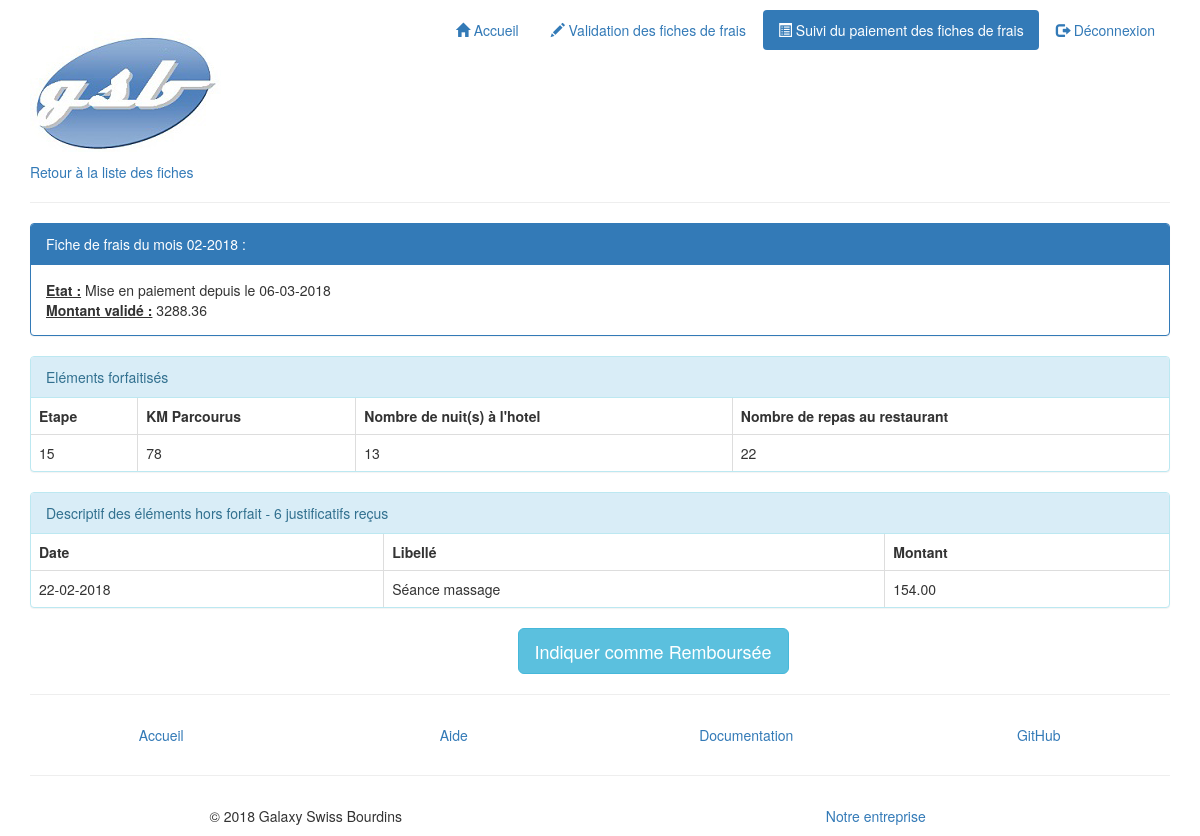
/index.php?uc=suivreFicheFrais&action=afficherFiche&idVisiteur=1&mois=201802 (signed in), run on an earlier commit of the app's database.
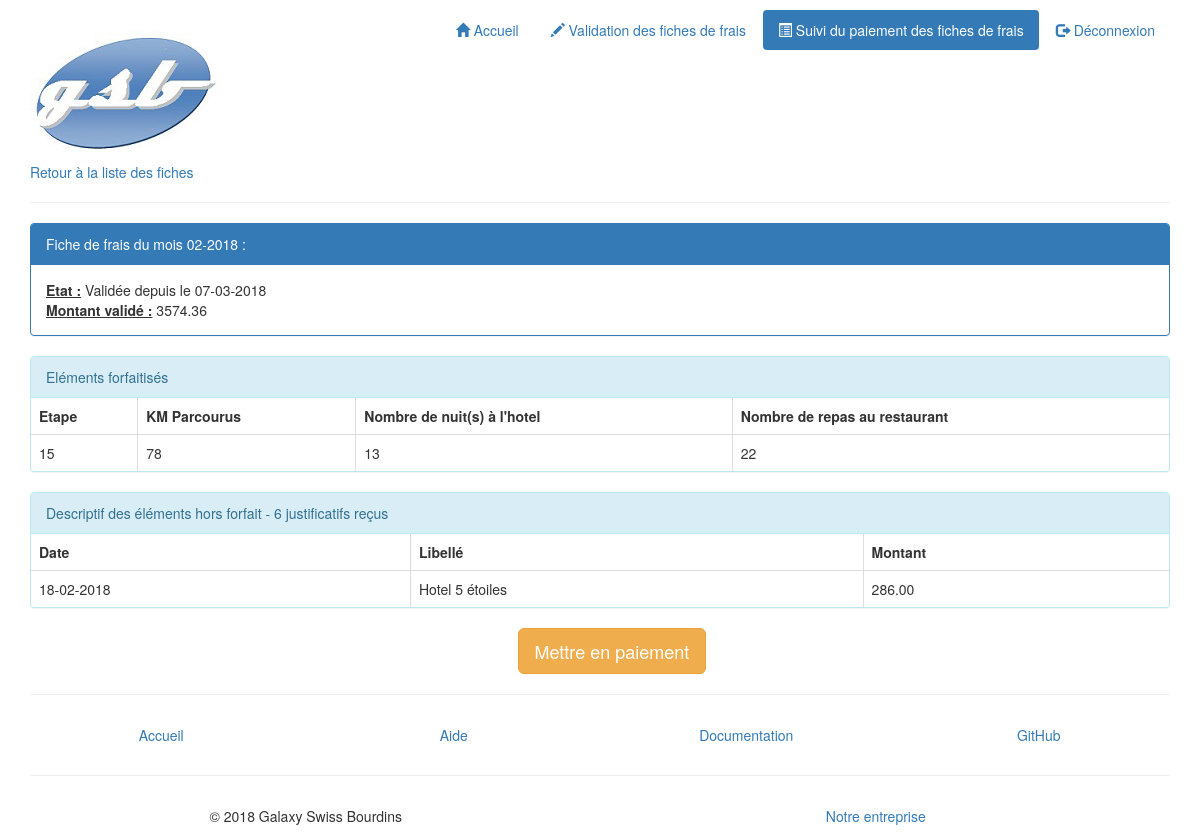
And on a later commit of the database.
### tables this page shows
CREATE TABLE IF NOT EXISTS `pageuser` (
  `id` int(11) NOT NULL AUTO_INCREMENT,
  `uc` varchar(40) DEFAULT NULL,
  `idtypeuser` int(11) DEFAULT NULL,
  `libelle` varchar(40) DEFAULT NULL,
  `icon` varchar(30) DEFAULT NULL,
  PRIMARY KEY (`id`),
  KEY `idtypeuser` (`idtypeuser`)
);

CREATE TABLE IF NOT EXISTS `fichefrais` (
  `iduser` int(11) NOT NULL,
  `mois` char(6) NOT NULL,
  `nbjustificatifs` int(11) DEFAULT NULL,
  `montantvalide` decimal(10,2) DEFAULT NULL,
  `datemodif` date DEFAULT NULL,
  `idetat` char(2) DEFAULT 'CR',
  `idcomptable` int(11) DEFAULT NULL,
  PRIMARY KEY (`iduser`,`mois`),
  KEY `idetat` (`idetat`),
  KEY `fk_idcomptable_user` (`idcomptable`)
);

CREATE TABLE IF NOT EXISTS `etat` (
  `id` char(2) NOT NULL,
  `libelle` varchar(30) DEFAULT NULL,
  PRIMARY KEY (`id`)
);

CREATE TABLE IF NOT EXISTS `lignefraisforfait` (
  `iduser` int(11) NOT NULL,
  `mois` char(6) NOT NULL,
  `idfraisforfait` char(3) NOT NULL,
  `quantite` int(11) DEFAULT NULL,
  PRIMARY KEY (`iduser`,`mois`,`idfraisforfait`),
  KEY `idfraisforfait` (`idfraisforfait`)
);

CREATE TABLE IF NOT EXISTS `fraisforfait` (
  `id` char(3) NOT NULL,
  `description` varchar(30) DEFAULT NULL,
  `montant` decimal(5,2) DEFAULT NULL,
  `libelle` varchar(30) DEFAULT NULL,
  PRIMARY KEY (`id`)
);

CREATE TABLE IF NOT EXISTS `lignefraishorsforfait` (
  `id` int(11) NOT NULL AUTO_INCREMENT,
  `iduser` int(11) NOT NULL,
  `mois` char(6) NOT NULL,
  `libelle` varchar(100) DEFAULT NULL,
  `date` date DEFAULT NULL,
  `montant` decimal(10,2) DEFAULT NULL,
  `refus` tinyint(1) DEFAULT '0',
  PRIMARY KEY (`id`),
  KEY `lignefraishorsforfait_ibfk_1` (`iduser`,`mois`)
);

### includes/fct.inc.php (called while the page is built, shortened)
<?php
function estConnecte()
{
    if(isset($_SESSION['idUser'])){
        return true;
    } else {
        return false;
    }
}
function dateAnglaisVersFrancais($dateEN)
{
    return date("d-m-Y", strtotime($dateEN));
}

### includes/class.pdogsb.inc.php (called while the page is built, shortened)
<?php
class PdoGsb
{
    private static $serveur = 'mysql:host=localhost';
    private static $bdd = 'dbname=gsb_frais';
    private static $user = 'admin';
    private static $mdp = 'admin';
    private static $monPdo;
    private static $monPdoGsb = null;
    private function __construct()
    {
        PdoGsb::$monPdo = new PDO(
            PdoGsb::$serveur . ';' . PdoGsb::$bdd,
            PdoGsb::$user,
            PdoGsb::$mdp
        );
        PdoGsb::$monPdo->query('SET CHARACTER SET utf8');
    }
    public static function getPdoGsb()
    {
        if (PdoGsb::$monPdoGsb == null) {
            PdoGsb::$monPdoGsb = new PdoGsb();
        }
        return PdoGsb::$monPdoGsb;
    }
    public function getPageUserList($idTypeUser){
        $requetePrepare = PdoGsb::$monPdo->prepare(
           "SELECT * "
            ."FROM pageuser "
                . "WHERE idtypeuser = :idtypeuser"
        );
        $requetePrepare->bindParam(':idtypeuser', $idTypeUser, PDO::PARAM_STR);
        $requetePrepare->execute();
        return $requetePrepare->fetchAll();
    }
    public function getLesFraisForfait($idVisiteur, $mois)
    {
        $requetePrepare = PdoGSB::$monPdo->prepare('
            SELECT fraisforfait.id AS idfrais, fraisforfait.libelle AS libelle,
            lignefraisforfait.quantite AS quantite,
            lignefraisforfait.idfraisforfait AS idfraisforfait
            FROM lignefraisforfait
            INNER JOIN fraisforfait
            ON fraisforfait.id = lignefraisforfait.idfraisforfait
            WHERE lignefraisforfait.iduser = :idVisiteur
            AND lignefraisforfait.mois = :mois
            ORDER BY lignefraisforfait.idfraisforfait
        ');
        $requetePrepare->bindParam(':idVisiteur', $idVisiteur, PDO::PARAM_STR);
        $requetePrepare->bindParam(':mois', $mois, PDO::PARAM_STR);
        $requetePrepare->execute();
        return $requetePrepare->fetchAll();
    }
    public function getLesFraisHorsForfait($idUser, $mois)
    {
        $requetePrepare = PdoGsb::$monPdo->prepare(
            'SELECT * FROM lignefraishorsforfait '
            . 'WHERE lignefraishorsforfait.iduser = :idUser '
            . 'AND lignefraishorsforfait.mois = :unMois'
        );
        $requetePrepare->bindParam(':idUser', $idUser, PDO::PARAM_STR);
        $requetePrepare->bindParam(':unMois', $mois, PDO::PARAM_STR);
        $requetePrepare->execute();
        $lesLignes = $requetePrepare->fetchAll();
        for ($i = 0; $i < count($lesLignes); $i++) {
            $date = $lesLignes[$i]['date'];
            $lesLignes[$i]['date'] = dateAnglaisVersFrancais($date);
        }
        return $lesLignes;
    }
    public function getLesInfosFicheFrais($idVisiteur, $mois)
    {
        $requetePrepare = PdoGSB::$monPdo->prepare(
            'SELECT fichefrais.idetat as idEtat, '
            . 'fichefrais.datemodif as dateModif,'
            . 'fichefrais.nbjustificatifs as nbJustificatifs, '
            . 'fichefrais.montantvalide as montantValide, '
            . 'etat.libelle as libEtat '
            . 'FROM fichefrais '
            . 'INNER JOIN etat ON fichefrais.idetat = etat.id '
            . 'WHERE fichefrais.iduser = :idVisiteur '
            . 'AND fichefrais.mois = :unMois'
        );
        $requetePrepare->bindParam(':idVisiteur', $idVisiteur, PDO::PARAM_STR);
        $requetePrepare->bindParam(':unMois', $mois, PDO::PARAM_STR);
        $requetePrepare->execute();
        $laLigne = $requetePrepare->fetch();
        return $laLigne;
    }
    public function isPageAcessibleForUserType($idTypeUser, $uc){
        $requetePrepare = PdoGsb::$monPdo->prepare(
           "SELECT * FROM pageuser "
            . "WHERE idtypeuser = :idtypeuser AND uc = :uc "
        );
        $requetePrepare->bindParam(':idtypeuser', $idTypeUser, PDO::PARAM_STR);
        $requetePrepare->bindParam(':uc', $uc, PDO::PARAM_STR);
        $requetePrepare->execute();
        return $requetePrepare->fetch();
    }
}

### vues/v_etatFrais.php (the view, shortened to what this page needs)
<hr>
<div class="panel panel-primary">
    <div class="panel-heading">Fiche de frais du mois
        <?php echo $numMois . '-' . $numAnnee ?> : </div>
    <div class="panel-body">
        <strong><u>Etat :</u></strong> <?php echo $libEtat ?>
        depuis le <?php echo $dateModif ?> <br>
        <strong><u>Montant validé :</u></strong> <?php echo $montantValide ?>
    </div>
</div>
<div class="panel panel-info">
    <div class="panel-heading">Eléments forfaitisés</div>
    <table class="table table-bordered table-responsive">
        <tr>
            <?php
            foreach ($lesFraisForfait as $unFraisForfait) {
                $libelle = $unFraisForfait['libelle']; ?>
            <th> <?php echo htmlspecialchars($libelle) ?></th>
                <?php
            }
            ?>
        </tr>
        <tr>
            <?php
            foreach ($lesFraisForfait as $unFraisForfait) {
                $quantite = $unFraisForfait['quantite']; ?>
            <td class="qteForfait"><?php echo $quantite ?> </td>
                <?php
            }
            ?>
        </tr>
    </table>
</div>
<div class="panel panel-info">
    <div class="panel-heading">Descriptif des éléments hors forfait -
        <?php echo $nbJustificatifs ?> justificatifs reçus</div>
    <table class="table table-bordered table-responsive">
        <tr>
            <th class="date">Date</th>
            <th class="libelle">Libellé</th>
            <th class='montant'>Montant</th>
        </tr>
        <?php
        foreach ($lesFraisHorsForfait as $unFraisHorsForfait) {
            $date = $unFraisHorsForfait['date'];
            $libelle = htmlspecialchars($unFraisHorsForfait['libelle']);
            $montant = $unFraisHorsForfait['montant'];
            $refus = $unFraisHorsForfait['refus'];?>
        <tr<?php if($refus) {echo ' class="danger"';}?>>
            <td><?php echo $date ?></td>
            <td><?php
                    echo $libelle ?>
            </td>
            <td><?php echo $montant ?></td>
        </tr>
            <?php
        }
        ?>
    </table>
</div>

### vues/v_entete.php (shortened to what this page needs)
<!DOCTYPE html>
<html>
    <head>
        <link href="./styles/bootstrap/bootstrap.css" rel="stylesheet">
        <link href="./styles/style.css" rel="stylesheet">
    </head>
    <body>
        <div class="container">
           <?php if ($estConnecte) {
                $uc = filter_input(INPUT_GET, 'uc', FILTER_SANITIZE_STRING);
            ?>
            <div class="header">
                <div class="row vertical-align">
                    <div class="col-md-4">
                        <h1>
                            <img src="./images/logo.jpg" class="img-responsive"
                                 alt="Laboratoire Galaxy-Swiss Bourdin"
                                 title="Laboratoire Galaxy-Swiss Bourdin">
                        </h1>
                    </div>
                    <div class="col-md-8">
                        <ul class="nav nav-pills pull-right" role="tablist">
                            <li <?php if (!$uc || $uc == 'accueil') { ?>class="active"<?php } ?>>
                                <a href="index.php">
                                    <span class="glyphicon glyphicon-home"></span>
                                    Accueil
                                </a>
                            </li>
                        <?php
                        if(isset($pageUserList)){
                              foreach($pageUserList as $pageUser){
                                  ?>
                            <li <?php if ($uc == $pageUser['uc']) { ?>class="active"<?php } ?>>
                                <a href="index.php?uc=<?php echo $pageUser['uc']?>">
                                    <span class="glyphicon glyphicon-<?php echo $pageUser['icon'] ?>"></span>
                                    <?php echo $pageUser['libelle'] ?>
                                </a>
                            </li>
                            <?php
                              }
                         }
                        ?>
                            <li <?php if ($uc == 'deconnexion') { ?>class="active"<?php } ?>>
                                <a href="index.php?uc=deconnexion&action=demandeDeconnexion">
                                    <span class="glyphicon glyphicon-log-out"></span>
                                    Déconnexion
                                </a>
                            </li>
                        </ul>
                    </div>
                </div>
            </div>
                <?php
        }

### index.php (shortened to what this page needs)
<?php
require_once 'includes/fct.inc.php';
require_once 'includes/class.pdogsb.inc.php';
$pdo = PdoGsb::getPdoGsb();
$estConnecte = estConnecte();
if(estConnecte()){
    $pageUserList = $pdo->getPageUserList($_SESSION['idTypeUser']);
}
require 'vues/v_entete.php';
$uc = filter_input(INPUT_GET, 'uc', FILTER_SANITIZE_STRING);
switch ($uc) {
default:
    $idTypeUser = $_SESSION['idTypeUser'];
    $isPageAcessible = $pdo->isPageAcessibleForUserType($idTypeUser, $uc);
    if($isPageAcessible){
        $include = 'controleurs/c_' . $uc . '.php';
        if(file_exists($include)){
            include $include;
        } else {
            ajouterErreur('Cette page n\'est pas encore disponible');
            include 'vues/v_erreurs.php';
        }
    } else {
        ajouterErreur('Cette page n\'est pas disponible');
        include 'vues/v_erreurs.php';
    }
}
require 'vues/v_pied.php';

### controleurs/c_suivreFicheFrais.php (shortened to what this page needs)
<?php
$action = filter_input(INPUT_GET, 'action', FILTER_SANITIZE_STRING);
switch ($action) {
    case 'afficherFiche':
        $idVisiteur = filter_input(INPUT_GET, 'idVisiteur', FILTER_SANITIZE_STRING);
        $mois = filter_input(INPUT_GET, 'mois', FILTER_SANITIZE_STRING);
        $lesFraisHorsForfait = $pdo->getLesFraisHorsForfait($idVisiteur, $mois);
        $lesFraisForfait = $pdo->getLesFraisForfait($idVisiteur, $mois);
        $lesInfosFicheFrais = $pdo->getLesInfosFicheFrais($idVisiteur, $mois);
        $libEtat = $lesInfosFicheFrais['libEtat'];
        $montantValide = $lesInfosFicheFrais['montantValide'];
        $nbJustificatifs = $lesInfosFicheFrais['nbJustificatifs'];
        $dateModif = dateAnglaisVersFrancais($lesInfosFicheFrais['dateModif']);
        $idEtat = $lesInfosFicheFrais['idEtat'];
        include 'vues/v_suivreFicheFrais_afficherFiche.php';
        break;
}

### vues/v_suivreFicheFrais_afficherFiche.php (shortened to what this page needs)
<a href="/index.php?uc=suivreFicheFrais">Retour à la liste des fiches</a>
<?php
$numAnnee = substr($mois, 0, 4);
$numMois = substr($mois, 4, 2);
include 'v_etatFrais.php';
if($idEtat == "VA"){
    $buttonText = 'Mettre en paiement';
    $class = 'warning';
} elseif($idEtat == "PM"){
    $buttonText = 'Indiquer comme Remboursée';
    $class = 'info';
}
?>
<div class="row">
    <div class="col-md-2 col-md-offset-5">
        <form id="majFiche" action="/index.php?uc=suivreFicheFrais&action=majFiche" method="post"
              role="form">
            <button type="submit" form="majFiche"
                    class="btn btn-lg btn-<?php echo $class; ?>"
                    onclick="return confirm('Voulez-vous vraiment <?php echo $buttonText ?> cette fiche?');">
            <?php echo $buttonText ?>
            </button>
        </form>
    </div>
</div>

### vues/v_pied.php (shortened to what this page needs)
</div>
<footer>
    <div class="container text-center">
        <hr />
        <div class="row">
            <div class="col-lg-18">
                <div class="col-md-3">
                    <ul class="nav nav-pills nav-stacked">
                        <li><a href="/index.php">Accueil</a></li>
                    </ul>
                </div>
                <div class="col-md-3">
                    <ul class="nav nav-pills nav-stacked">
                        <li><a href="/index.php?uc=help">Aide</a></li>
                    </ul>
                </div>
                <div class="col-md-3">
                    <ul class="nav nav-pills nav-stacked">
                        <li><a href="/doc">Documentation</a></li>
                    </ul>
                </div>
                <div class="col-md-3">
                    <ul class="nav nav-pills nav-stacked">
                        <li><a href="https://github.com/Aveann/gsb">GitHub</a></li>
                    </ul>
                </div>
            </div>
        </div>
        <hr>
        <div class="row">
            <div class="col-lg-12">
                <ul class="nav nav-pills nav-justified">
                    <li>© 2018 Galaxy Swiss Bourdins</li>
                    <li><a href="http://www.galaxy-swiss-bourdin.fr/">Notre entreprise</a></li>
                </ul>
            </div>
        </div>
    </div>
</footer>
</body>
</html>

### styles/style.css (style rules this page uses)
.header { margin-top: 10px; }

What changed in the data, as far as the page shows it:
removed lignefraishorsforfait: date "22-02-2018", libelle "Séance massage", montant "154.00"
changed fichefrais: idetat.libelle "Mise en paiement" → "Validée"; datemodif "06-03-2018" → "07-03-2018"; montantvalide "3288.36" → "3574.36"; idetat "Indiquer comme Remboursée" → "Mettre en paiement"
now on this page (row edited): lignefraishorsforfait: date "18-02-2018", libelle "Hotel 5 étoiles", montant "286.00"
